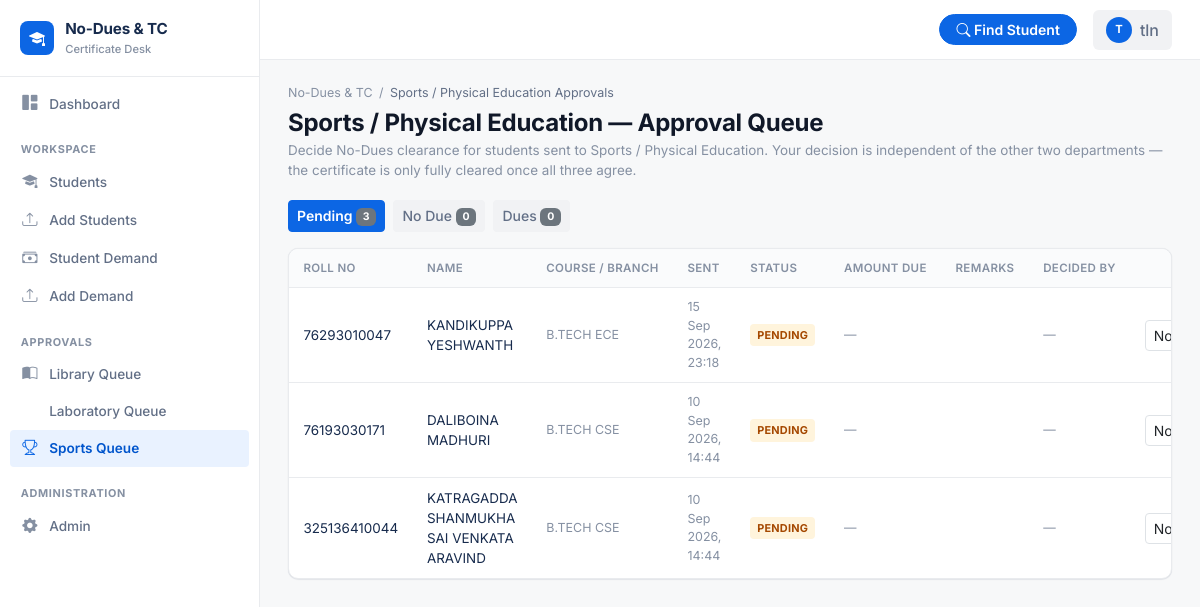
Page /approvals/sports/ (signed in) on the committed database.
### students/models.py (models this page shows, shortened)
class DueApproval(models.Model):
    clearance = models.ForeignKey(Clearance, related_name='approvals', on_delete=models.CASCADE)
    department = models.CharField(max_length=10, choices=DEPARTMENT_CODE_CHOICES)
    status = models.CharField(max_length=10, choices=STATUS_CHOICES, default=STATUS_PENDING)
    amount_due = models.DecimalField('Amount Due (₹)', max_digits=12, decimal_places=2, null=True, blank=True)
    remarks = models.CharField(max_length=150, blank=True)
    requested_at = models.DateTimeField(auto_now_add=True)
    decided_by = models.ForeignKey(
        settings.AUTH_USER_MODEL, null=True, blank=True,
        related_name='due_decisions', on_delete=models.SET_NULL,
    )
    decided_at = models.DateTimeField(null=True, blank=True)
    class Meta:
        ordering = ['department']
        constraints = [
            models.UniqueConstraint(fields=['clearance', 'department'], name='unique_department_per_clearance'),
        ]

class Clearance(models.Model):
    BRANCH_LEVEL_CHOICES = [
        ('JUNIOR', 'Junior'),
        ('DIPLOMA', 'Diploma'),
        ('DEGREE', 'Degree'),
        ('BTECH', 'B.Tech'),
        ('PG', 'PG Course'),
    ]
    roll_no = models.CharField(max_length=40, unique=True, db_index=True)
    tc_ndc_no = models.CharField('T.C. / N.D.C. No.', max_length=40, blank=True)
    admission_no = models.CharField(max_length=40, blank=True)
    certificate_date = models.DateField(null=True, blank=True)
    student_name = models.CharField('Name of Student', max_length=150, blank=True)
    course_branch_name = models.CharField('Course / Branch Name', max_length=100, blank=True)
    roll_no_register = models.CharField('Roll No. / Register No.', max_length=40, blank=True)
    year_of_study = models.CharField('Year of Study / Semester', max_length=60, blank=True)
    section_display = models.CharField('Section', max_length=20, blank=True)
    father_name = models.CharField("Father's / Guardian's Name", max_length=150, blank=True)
    mother_name = models.CharField("Mother's Name", max_length=150, blank=True)
    nationality = models.CharField(max_length=60, blank=True)
    religion = models.CharField(max_length=60, blank=True)
    date_of_birth = models.DateField(null=True, blank=True)
    branch_level = models.CharField(max_length=10, choices=BRANCH_LEVEL_CHOICES, blank=True)
    date_of_last_exam = models.DateField(null=True, blank=True)
    year_of_passing = models.CharField(max_length=20, blank=True)
    other_fee_desc = models.CharField('Other Fee (specify)', max_length=100, blank=True)
    other_fee_amount = models.DecimalField(max_digits=12, decimal_places=2, null=True, blank=True)
    other_fee_cleared = models.BooleanField(default=False)
    other_fee_remarks = models.CharField(max_length=150, blank=True)
    prepared_by = models.CharField(max_length=100, blank=True)
    verified_by = models.CharField(max_length=100, blank=True)
    hod_name = models.CharField('HOD', max_length=100, blank=True)
    os_name = models.CharField('O/S (Office Superintendent)', max_length=100, blank=True)
    accounts_officer_name = models.CharField(max_length=100, blank=True)
    principal_name = models.CharField(max_length=100, blank=True)
    updated_at = models.DateTimeField(auto_now=True)
    class Meta:
        verbose_name = 'Clearance / certificate detail'
        verbose_name_plural = 'Clearance / certificate details'

class Transaction(models.Model):
    order_id = models.CharField(max_length=40, unique=True)
    tracking = models.CharField(max_length=40, blank=True)
    transaction_date = models.DateTimeField(null=True, blank=True)
    order_status = models.CharField(max_length=30, blank=True)
    status_message = models.CharField(max_length=255, blank=True)
    app_code = models.CharField(max_length=40, blank=True)
    amount = models.DecimalField(max_digits=12, decimal_places=2, default=0)
    merchant_amount = models.DecimalField(max_digits=12, decimal_places=2, default=0)
    currency = models.CharField(max_length=10, blank=True)
    billing_tel = models.CharField(max_length=20, blank=True)
    billing_email = models.CharField(max_length=255, blank=True)
    bank_name = models.CharField(max_length=100, blank=True)
    id_no = models.CharField(max_length=40, blank=True)
    mobile_number = models.CharField(max_length=20, blank=True)
    email = models.CharField(max_length=255, blank=True)
    parent_mobile = models.CharField(max_length=20, blank=True)
    admission_type = models.CharField(max_length=30, blank=True)
    fee_type = models.CharField(max_length=60, blank=True)
    name = models.CharField(max_length=150, db_index=True)
    branch = models.CharField('Group / Branch', max_length=30, blank=True, db_index=True)
    course = models.CharField(max_length=30, blank=True, db_index=True)
    course_fee = models.DecimalField(max_digits=12, decimal_places=2, null=True, blank=True)
    section = models.CharField(max_length=10, blank=True)
    year = models.CharField(max_length=10, blank=True, db_index=True)
    roll_no = models.CharField(max_length=40, db_index=True)
    academic_year = models.CharField(max_length=20, blank=True, db_index=True)
    issue_date = models.DateField(null=True, blank=True)
    due_date_installment1 = models.DateField(null=True, blank=True)
    tuition_fee = models.DecimalField(max_digits=12, decimal_places=2, default=0)
    total = models.DecimalField(max_digits=12, decimal_places=2, default=0)
    remarks = models.CharField(max_length=255, blank=True)
    current_fees = models.JSONField(default=dict, blank=True)
    past_dues = models.JSONField(default=dict, blank=True)
    created_at = models.DateTimeField(auto_now_add=True)
    updated_at = models.DateTimeField(auto_now=True)
    class Meta:
        ordering = ['-transaction_date']

### students/views.py (the view)
# urls.py: path('approvals/<str:dept_slug>/', views.approval_queue, name='approval-queue'),
@login_required
def approval_queue(request, dept_slug):
    dept = DEPARTMENTS_BY_SLUG.get(dept_slug)
    if dept is None:
        return render(request, 'students/not_found.html', {'roll_no': dept_slug}, status=404)
    if not user_can_act_for(request.user, dept):
        return HttpResponseForbidden("You don't have access to this department's approval queue.")
    status_filter = request.GET.get('status', 'PENDING')
    qs = DueApproval.objects.filter(department=dept['code']).select_related('clearance').order_by('-requested_at')
    if status_filter in dict(STATUS_CHOICES):
        qs = qs.filter(status=status_filter)
    latest_by_roll = {}
    roll_nos = [a.clearance.roll_no for a in qs]
    for t in Transaction.objects.filter(roll_no__in=roll_nos).order_by('roll_no', '-transaction_date'):
        latest_by_roll.setdefault(t.roll_no, t)
    rows = [
        {'approval': approval, 'latest': latest_by_roll.get(approval.clearance.roll_no)}
        for approval in qs
    ]
    counts = {
        code: DueApproval.objects.filter(department=dept['code'], status=code).count()
        for code, _ in STATUS_CHOICES
    }
    return render(request, 'students/approval_queue.html', {
        'dept': dept, 'rows': rows, 'status_filter': status_filter, 'counts': counts,
    })

### students/departments.py (called while the page is built)
def user_can_act_for(user, department):
    return user.is_superuser or user.groups.filter(name=department['group']).exists()

def is_department_only_user(user):
    if not getattr(user, 'is_authenticated', False) or user.is_superuser or user.is_staff:
        return False
    return bool(department_slugs_for_user(user))

### students/templatetags/students_extras.py (called while the page is built)
@register.filter
def has_group(user, group_name):
    if not getattr(user, 'is_authenticated', False):
        return False
    return user.is_superuser or user.groups.filter(name=group_name).exists()

@register.filter
def is_department_only(user):
    return is_department_only_user(user)

### templates/students/approval_queue.html (shortened to what this page needs)
{% extends 'base.html' %}
{% block breadcrumb %}
<div class="breadcrumb-trail"><a href="{% url 'dashboard' %}">No-Dues &amp; TC</a> <span>/</span> <span class="current">{{ dept.label }} Approvals</span></div>
{% endblock %}
{% block content %}
<div class="page-header">
  <div>
    <h1 class="page-title">{{ dept.label }} — Approval Queue</h1>
    <div class="page-subtitle">Decide No-Dues clearance for students sent to {{ dept.label }}. Your decision is independent of the other two departments — the certificate is only fully cleared once all three agree.</div>
  </div>
</div>
<div class="d-flex gap-2 mb-3">
  <a href="?status=PENDING" class="btn btn-sm {% if status_filter == 'PENDING' %}btn-primary{% else %}btn-light{% endif %}">Pending <span class="badge bg-secondary">{{ counts.PENDING }}</span></a>
  <a href="?status=CLEARED" class="btn btn-sm {% if status_filter == 'CLEARED' %}btn-primary{% else %}btn-light{% endif %}">No Due <span class="badge bg-secondary">{{ counts.CLEARED }}</span></a>
  <a href="?status=DUES" class="btn btn-sm {% if status_filter == 'DUES' %}btn-primary{% else %}btn-light{% endif %}">Dues <span class="badge bg-secondary">{{ counts.DUES }}</span></a>
</div>
<div class="lr-card lr-table-card">
  <div style="overflow-x:auto;">
  <table class="lr-table">
    <thead>
      <tr><th>Roll No</th><th>Name</th><th>Course / Branch</th><th>Sent</th><th>Status</th><th>Amount Due</th><th>Remarks</th><th>Decided By</th><th></th></tr>
    </thead>
    <tbody>
      {% for row in rows %}
      <tr>
        <td>{{ row.approval.clearance.roll_no }}</td>
        <td>{{ row.latest.name|default:'—' }}</td>
        <td class="cell-muted">{{ row.latest.course|default:'' }} {{ row.latest.branch|default:'' }}</td>
        <td class="cell-muted">{{ row.approval.requested_at|date:'d M Y, H:i' }}</td>
        <td>{% include 'students/_status_pill.html' with status=row.approval.status %}</td>
        <td class="cell-muted">{% if row.approval.amount_due %}&#8377;{{ row.approval.amount_due|floatformat:2 }}{% else %}&mdash;{% endif %}</td>
        <td class="cell-muted">{{ row.approval.remarks }}</td>
        <td class="cell-muted">{{ row.approval.decided_by.get_username|default:'—' }}</td>
        <td>
          <form method="post" action="{% url 'approval-decide' dept.slug row.approval.id %}" class="d-flex gap-1 align-items-center decide-form">
            <select name="status" class="form-select form-select-sm status-select" style="width:auto;">
              <option value="CLEARED" {% if row.approval.status == 'CLEARED' %}selected{% endif %}>No Due</option>
            </select>
          </form>
        </td>
      </tr>
      {% empty %}
      <tr><td colspan="9" class="text-muted">Nothing here.</td></tr>
      {% endfor %}
    </tbody>
  </table>
  </div>
</div>
{% endblock %}

### templates/base.html (shortened to what this page needs)
{% load static students_extras %}<!DOCTYPE html>
<html lang="en">
<head>
<link href="{% static 'assets/css/inter-font.css' %}" rel="stylesheet">
<link href="{% static 'assets/css/bootstrap.min.css' %}" rel="stylesheet">
<link href="{% static 'assets/css/bootstrap-icons.css' %}" rel="stylesheet">
<link href="{% static 'assets/css/select2.min.css' %}" rel="stylesheet">
<link href="{% static 'assets/css/dataTables.bootstrap5.min.css' %}" rel="stylesheet">
<link href="{% static 'assets/css/theme.css' %}" rel="stylesheet">
</head>
<body class="">
<div class="app-shell">
  <aside class="sidebar">
    <div class="sidebar-brand">
      <div class="brand-mark"><i class="bi bi-mortarboard-fill"></i></div>
      <div>
        <div class="brand-title">No-Dues &amp; TC</div>
        <div class="brand-subtitle">Certificate Desk</div>
      </div>
    </div>
    <nav class="sidebar-nav">
      {% if not request.user|is_department_only %}
      <a href="{% url 'dashboard' %}" class="nav-link {% if request.resolver_match.url_name == 'dashboard' %}active{% endif %}">
        <i class="bi bi-grid-1x2-fill"></i><span>Dashboard</span>
      </a>
      <div class="nav-section-label">Workspace</div>
      <a href="{% url 'student-list' %}" class="nav-link {% if request.resolver_match.url_name in 'student-list student-detail certificate-view certificate-edit' %}active{% endif %}">
        <i class="bi bi-mortarboard-fill"></i><span>Students</span>
      </a>
      <a href="{% url 'student-upload' %}" class="nav-link {% if request.resolver_match.url_name == 'student-upload' %}active{% endif %}">
        <i class="bi bi-upload"></i><span>Add Students</span>
      </a>
      <a href="{% url 'demand-list' %}" class="nav-link {% if request.resolver_match.url_name == 'demand-list' %}active{% endif %}">
        <i class="bi bi-cash-stack"></i><span>Student Demand</span>
      </a>
      <a href="{% url 'demand-upload' %}" class="nav-link {% if request.resolver_match.url_name == 'demand-upload' %}active{% endif %}">
        <i class="bi bi-upload"></i><span>Add Demand</span>
      </a>
      {% endif %}
      {% if request.user|has_group:'Library Admin' %}
      <div class="nav-section-label">Approvals</div>
      <a href="{% url 'approval-queue' 'library' %}" class="nav-link {% if request.resolver_match.kwargs.dept_slug == 'library' %}active{% endif %}">
        <i class="bi bi-book-half"></i><span>Library Queue</span>
      </a>
      {% endif %}
      {% if request.user|has_group:'Laboratory Admin' %}
      <a href="{% url 'approval-queue' 'laboratory' %}" class="nav-link {% if request.resolver_match.kwargs.dept_slug == 'laboratory' %}active{% endif %}">
        <span>Laboratory Queue</span>
      </a>
      {% endif %}
      {% if request.user|has_group:'Sports Admin' %}
      <a href="{% url 'approval-queue' 'sports' %}" class="nav-link {% if request.resolver_match.kwargs.dept_slug == 'sports' %}active{% endif %}">
        <i class="bi bi-trophy"></i><span>Sports Queue</span>
      </a>
      {% endif %}
      {% if request.user.is_staff %}
      <div class="nav-section-label">Administration</div>
      <a href="/admin/" class="nav-link">
        <i class="bi bi-gear-fill"></i><span>Admin</span>
      </a>
      {% endif %}
    </nav>
  </aside>
  <div class="main-column">
    <header class="topbar">
      <div class="ms-auto d-flex align-items-center gap-3">
        {% if not request.user|is_department_only %}
        <a href="{% url 'student-list' %}" class="btn btn-primary btn-sm rounded-pill px-3">
          <i class="bi bi-search"></i><span class="d-none d-sm-inline"> Find Student</span>
        </a>
        {% endif %}
        <div class="dropdown">
          <button class="btn btn-light d-flex align-items-center gap-2" data-bs-toggle="dropdown">
            <span class="avatar-circle">{{ request.user.username|slice:":1"|upper }}</span>
            <span class="d-none d-md-inline">{{ request.user.get_username }}</span>
          </button>
        </div>
      </div>
    </header>
    <main class="page-content">
      {% block breadcrumb %}{% endblock %}
      {% block content %}{% endblock %}
    </main>
  </div>
</div>
</body>
</html>

### templates/students/_status_pill.html
{% if status == 'CLEARED' %}
  <span class="pill" style="background:var(--success-soft);color:var(--success);">No Due</span>
{% elif status == 'DUES' %}
  <span class="pill" style="background:var(--danger-soft);color:var(--danger);">Dues</span>
{% elif status == 'PENDING' %}
  <span class="pill" style="background:var(--warning-soft);color:var(--warning);">Pending</span>
{% else %}
  <span class="pill">Not Sent</span>
{% endif %}

### rows in the picture
DueApproval: approval.clearance.roll_no "76293010047", latest.name "KANDIKUPPA YESHWANTH", latest.course "B.TECH", latest.branch "ECE", approval.requested_at "15 Sep 2026, 23:18", status "PENDING", approval.decided_by.get_username "—"
DueApproval: approval.clearance.roll_no "76193030171", latest.name "DALIBOINA MADHURI", latest.course "B.TECH", latest.branch "CSE", approval.requested_at "10 Sep 2026, 14:44", status "PENDING", approval.decided_by.get_username "—"
DueApproval: approval.clearance.roll_no "325136410044", latest.name "KATRAGADDA SHANMUKHA SAI VENKATA ARAVIND", latest.course "B.TECH", latest.branch "CSE", approval.requested_at "10 Sep 2026, 14:44", status "PENDING", approval.decided_by.get_username "—"

### other values in the picture
{{ request.user.username|slice:":1"|upper }} "T"
{{ request.user.get_username }} "tln"
{{ dept.label }} "Sports / Physical Education"
{{ counts.PENDING }} "3"
{{ counts.CLEARED }} "0"
{{ counts.DUES }} "0"
